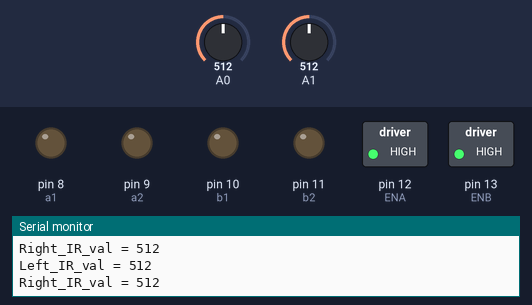
Simulated run of this sketch. Board: Arduino Uno, built with avr-gcc and run on an emulated ATmega328P. Shown: switched loads named in the sketch (green lamp = pin HIGH), output pins drawn as LEDs (lit = HIGH), the last lines printed to the serial monitor. The test bench sets the inputs (shaded band); at power-on: A0 = 512, A1 = 512.

Above: at 1.2 s.
1.3 s: A0 set to 492
At 2.0 s:
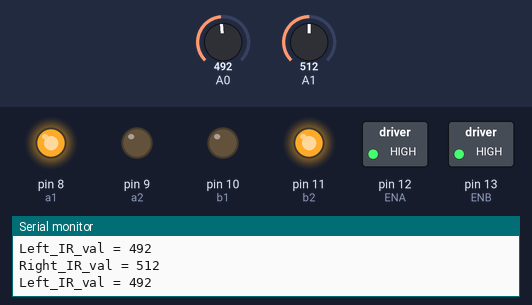
2.8 s: A1 set to 486
At 3.1 s:
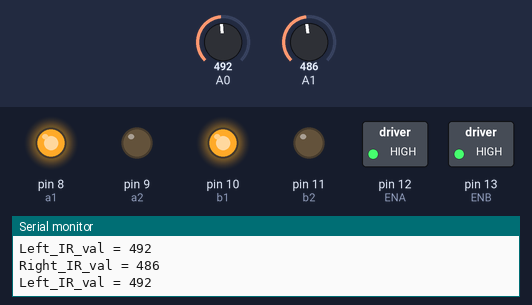
4.3 s: A0 set to 1023
At 5.5 s:
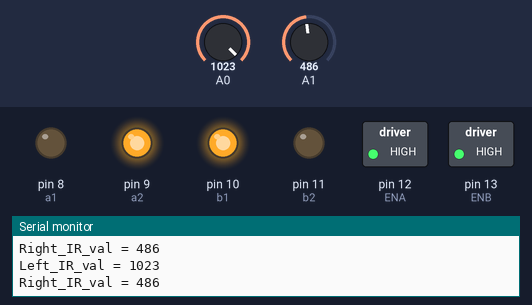
5.8 s: A0 set to 0
At 6.5 s:
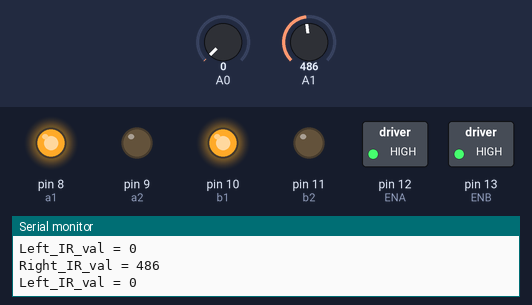
7.3 s: A1 set to 510
At 7.6 s:
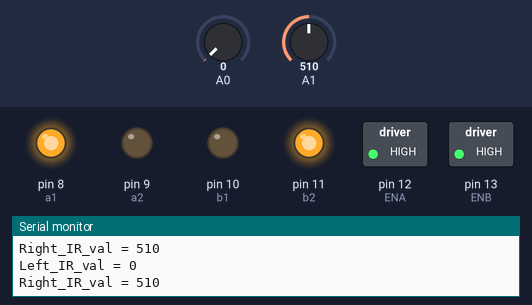
Timing chart, 0 to 9.8 s (numbered marks = the images above; inputs shaded):
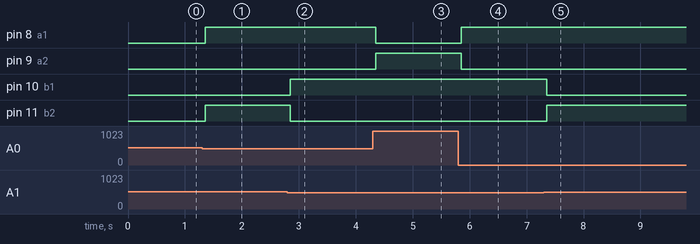

The sketch:

double_ir_based_line_follower_car.ino
```cpp
// Here pin 8 and pin 9 of the Arduino Uno are used for left motor and pin 10 and pin 11 are for the right motor
// EN-A and EN-B of the motor driver are connected to  the pin 12 and pin 13 of th arduino and these pins must keep in "HIGH" state to drive the motors
// Analog pin A0 is connected with left ir sensor and Analog pin A1 is connected with right ir sensor

int a1=8;
int a2=9;
int b1=10;
int b2=11;
int ENA=12;
int ENB=13;
void setup()
{

  // put your setup code here, to run once:

Serial.begin(9600);
pinMode(a1,OUTPUT);
pinMode(a2,OUTPUT);
pinMode(b1,OUTPUT);
pinMode(b2,OUTPUT);
pinMode(ENA,OUTPUT);
pinMode(ENB,OUTPUT);
analogWrite(ENA,255);
analogWrite(ENB,255);

}

void loop()
{

  // put your main code here, to run repeatedly:

int Leftval=analogRead(A0);
Serial.print("Left_IR_val = ");
Serial.println(Leftval);

int Rightval=analogRead(A1);
Serial.print("Right_IR_val = ");
Serial.println(Rightval);

if(Leftval<500&&Rightval<500)
forward();
else if(Leftval>500&&Rightval<500)
left();
else if(Leftval<500&&Rightval>500)
right();

}

void forward()
{


  digitalWrite(a1,HIGH);
  digitalWrite(a2,LOW);
  digitalWrite(b1,HIGH);
  digitalWrite(b2,LOW);


}

void right()
{


  digitalWrite(a1,HIGH);
  digitalWrite(a2,LOW);
  digitalWrite(b1,LOW);
  digitalWrite(b2,HIGH);


  }

void left()
{


   digitalWrite(a1,LOW);
  digitalWrite(a2,HIGH);
  digitalWrite(b1,HIGH);
  digitalWrite(b2,LOW);


  }
```

Measured:
- the behaviour switches between 500 and 499 on A0 (found by bisection; images 0 and 1)
- the behaviour switches between 500 and 499 on A1 (found by bisection; images 1 and 2)
- after the input at 1.3 s, pin 8 (a1), pin 11 (b2): LOW → HIGH after 0.05 s
- after the input at 2.8 s, pin 10 (b1): LOW → HIGH after 0.05 s; pin 11 (b2): HIGH → LOW after 0.05 s
- after the input at 4.3 s, pin 8 (a1): HIGH → LOW after 0.05 s; pin 9 (a2): LOW → HIGH after 0.05 s
- after the input at 5.8 s, pin 8 (a1): LOW → HIGH after 0.05 s; pin 9 (a2): HIGH → LOW after 0.05 s
- after the input at 7.3 s, pin 10 (b1): HIGH → LOW after 0.05 s; pin 11 (b2): LOW → HIGH after 0.05 s
